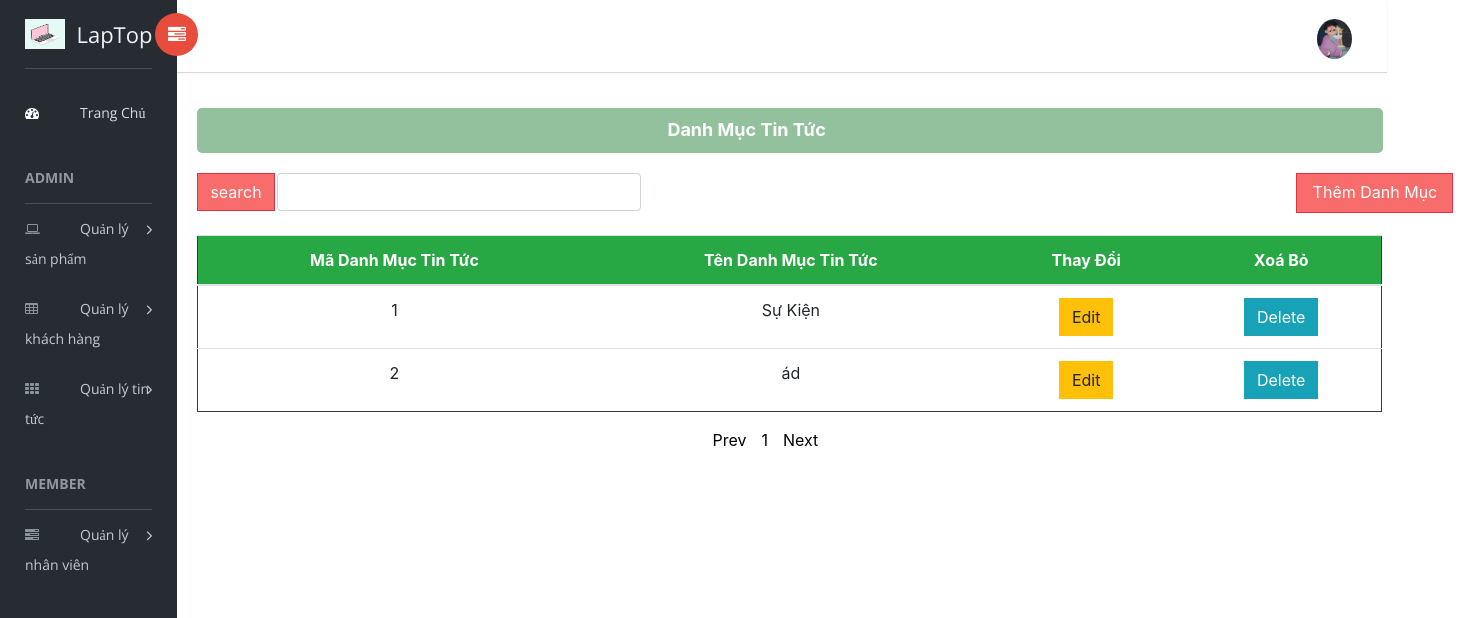
The page /app/DanhMucTinTuc.php (signed in) on the database its author committed.
### tables this page shows
CREATE TABLE `danhmuctintuc` (
  `MaDMTT` int(10) UNSIGNED NOT NULL,
  `TenDMTT` varchar(255) NOT NULL
);

### app/Connect.php (called while the page is built, shortened)
<?php
class Database
{
    private $host = "localhost";
    private $user = "root";
    private $password = "";
    private $database = "laptop";
    public function __construct()
    {
        $this->conn =new mysqli($this->host,$this->user,$this->password,$this->database);
    }
}
?>

### app/DanhMucTinTuc.php (the view, shortened to what this page needs)
<?php
  require_once('Connect.php');
  $db = new Database();
  include("DungChung.php")
?>
<div class="Phan2Phai">
    <div class="DangNhapThanhCong">
        <p>Danh Mục Tin Tức</p>
    </div>
    <div class="container" style="margin-top: 20px;margin-left:5px;">
        <div class="row">
            <form action="TimKiemDMTT.php" method="get" style="margin-left: 5px;">
                <input id="MaDMTT" type="number" class="col-md-20 form-control" name="MaDMTT" value="Nhập mã tin tức"
                    style="margin-left: 90px;">
                <input type="submit" name="Ok" value="search" class="btn btn-danger"
                    style="margin-left: 10px;margin-top: -66px;;background:#f86c6b" />
            </form>
            <div class="col-md-2"><a href="AddEditDMTT.php" class="btn btn-danger" role="button"
                    style="margin-left:730px;width:157px;height:40px;padding-bottom:20px;background:#f86c6b">Thêm Danh Mục</a></div>
        </div>
        <table class="table table-hover">
            <thead>
                <tr class="bg-success text-white" style=" text-align: center;">
                    <th>Mã Danh Mục Tin Tức</th>
                    <th>Tên Danh Mục Tin Tức</th>
                    <th>Thay Đổi</th>
                    <th>Xoá Bỏ</th>
                </tr>
            </thead>
            <tbody>
                <?php
                  $result = $db->conn->query( 'SELECT count(MaDMTT) as total from danhmuctintuc');
                  $row = mysqli_fetch_assoc($result);
                  $total_records = $row['total'];
                  $current_page = isset($_GET['page']) ? $_GET['page'] : 1;
                        $limit = 6;
                        $total_page = ceil($total_records / $limit);
                      $start = ($current_page - 1) * $limit;
                      $result = $db->conn->query( "SELECT * FROM danhmuctintuc LIMIT $start, $limit");
                    foreach($result as $std){
                      echo '<tr style=" text-align: center;">
                        <td >'.$std['MaDMTT'].'</td>
                        <td >'.$std['TenDMTT'].'</td>
                        <td><button class="btn btn-warning" onclick=\'window.open("AddEditDMTT.php?id='.$std['MaDMTT'].'","_self")\'>Edit</button></td>
                        <td><button class="btn btn-info" onclick=\'window.open("XoaDMTT.php?id='.$std['MaDMTT'].'","_self")\'>Delete</button></td>
                      </tr>';
                  }
                ?>
            </tbody>
        </table>
        <ul class="pagination">
            <?php
                      if ($current_page > 1 && $total_page > 1){
                        echo '<a href="DanhMucTinTuc.php?page='.($current_page-1).'" style="color:black;margin-left:15px">Prev</a>  ';
                    }
                    else
                    {
                      echo '<span style="color:black;margin-left:15px">Prev</span> ';
                    }
                    for ($i = 1; $i <= $total_page; $i++){
                      if ($i == $current_page){
                        echo '<span style="color:black;margin-left:15px">'.$i.'</span>  ';
                      }
                      else{
                          echo '<a href="DanhMucTinTuc.php?page='.$i.'" style="color:black;margin-left:15px">'.$i.'</a>';
                      }
                  }
                  if ($current_page < $total_page && $total_page > 1){
                      echo '<a href="DanhMucTinTuc.php?page='.($current_page+1).'" style="color:black;margin-left:15px">Next</a>';
                  }
                  else
                  {
                    echo '<span style="color:black;margin-left:15px">Next</span> ';
                  }
                  ?>
        </ul>
    </div>
</div>

### assets/css/HomePage.css (style rules this page uses)
.DangNhapThanhCong { display: flex; height: 45px; width: 98%; margin-top: 30px; margin-left: 20px; background: #93c19e; border-radius: 5px; }
.DangNhapThanhCong p { color: #ffffff; padding-top: 10px; font-size: 18px; margin-left: 470px; font-weight: bold; }
.pagination { margin-left: 500px; }
.table.table-hover { margin-top: 0px; border: 1px solid #343a40; width: 1185px; }

### rows shown on the page
danhmuctintuc: MaDMTT "1", TenDMTT "Sự Kiện"
danhmuctintuc: MaDMTT "2", TenDMTT "ád"
